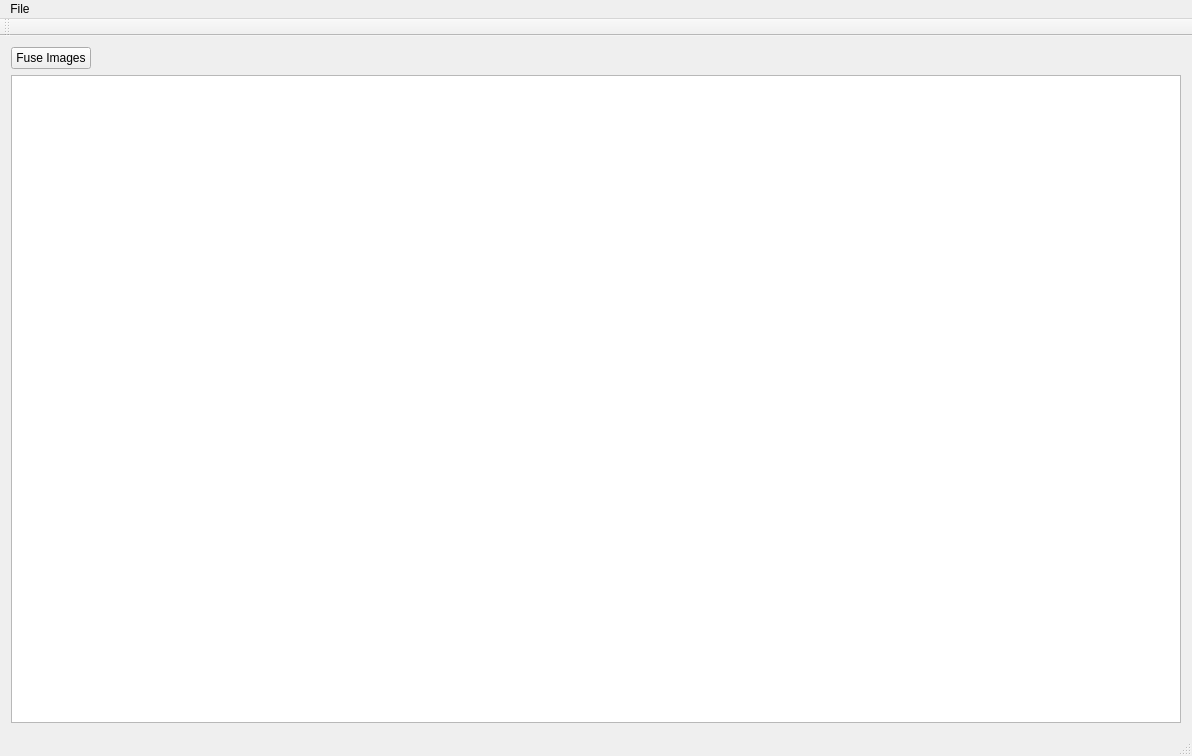
<?xml version="1.0" encoding="UTF-8"?>
<ui version="4.0">
 <class>MainWindow</class>
 <widget class="QMainWindow" name="MainWindow">
  <property name="geometry">
   <rect>
    <x>0</x>
    <y>0</y>
    <width>1192</width>
    <height>756</height>
   </rect>
  </property>
  <property name="windowTitle">
   <string>Image fusion</string>
  </property>
  <widget class="QWidget" name="centralWidget">
   <layout class="QVBoxLayout" name="verticalLayout_2">
    <item>
     <layout class="QVBoxLayout" name="verticalLayout">
      <item>
       <layout class="QHBoxLayout" name="horizontalLayout">
        <item>
         <widget class="QPushButton" name="pushButton">
          <property name="text">
           <string>Fuse Images</string>
          </property>
         </widget>
        </item>
        <item>
         <spacer name="horizontalSpacer">
          <property name="orientation">
           <enum>Qt::Horizontal</enum>
          </property>
          <property name="sizeHint" stdset="0">
           <size>
            <width>40</width>
            <height>20</height>
           </size>
          </property>
         </spacer>
        </item>
       </layout>
      </item>
      <item>
       <layout class="QHBoxLayout" name="horizontalLayout_2">
        <item>
         <layout class="QVBoxLayout" name="verticalLayout_3">
          <item>
           <spacer name="verticalSpacer">
            <property name="orientation">
             <enum>Qt::Vertical</enum>
            </property>
            <property name="sizeHint" stdset="0">
             <size>
              <width>0</width>
              <height>40</height>
             </size>
            </property>
           </spacer>
          </item>
         </layout>
        </item>
        <item>
         <layout class="QVBoxLayout" name="verticalLayout_5">
          <item>
           <spacer name="verticalSpacer_2">
            <property name="orientation">
             <enum>Qt::Vertical</enum>
            </property>
            <property name="sizeHint" stdset="0">
             <size>
              <width>0</width>
              <height>40</height>
             </size>
            </property>
           </spacer>
          </item>
         </layout>
        </item>
        <item>
         <layout class="QVBoxLayout" name="verticalLayout_4">
          <item>
           <widget class="QGraphicsView" name="graphicsView"/>
          </item>
         </layout>
        </item>
       </layout>
      </item>
     </layout>
    </item>
   </layout>
  </widget>
  <widget class="QMenuBar" name="menuBar">
   <property name="geometry">
    <rect>
     <x>0</x>
     <y>0</y>
     <width>1192</width>
     <height>21</height>
    </rect>
   </property>
   <widget class="QMenu" name="menuFile">
    <property name="title">
     <string>File</string>
    </property>
    <addaction name="actionOpen_Images"/>
   </widget>
   <addaction name="menuFile"/>
  </widget>
  <widget class="QToolBar" name="mainToolBar">
   <attribute name="toolBarArea">
    <enum>TopToolBarArea</enum>
   </attribute>
   <attribute name="toolBarBreak">
    <bool>false</bool>
   </attribute>
  </widget>
  <widget class="QStatusBar" name="statusBar"/>
  <action name="actionOpen_Images">
   <property name="text">
    <string>Open Images</string>
   </property>
   <property name="shortcut">
    <string>Ctrl+O</string>
   </property>
  </action>
 </widget>
 <layoutdefault spacing="6" margin="11"/>
 <resources/>
 <connections/>
</ui>
